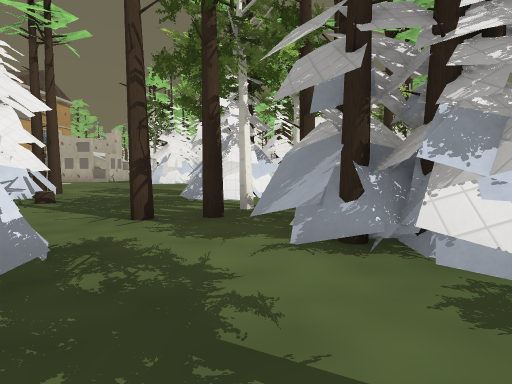
[1] (above)

16 first-person views from a walk through a Godot game level. The camera is 1.2 m above the floor, tilts 4° down and sees 80° across. The floor is counted in squares, 2 m on a side. Each view is taken from the middle of a square. On the plan, view 1 faces up. The plan holds only what a view shows up to about 9 squares ahead; the rest is blank. The place goes on beyond the plan. Some surface patterns are stand-ins.

[2]
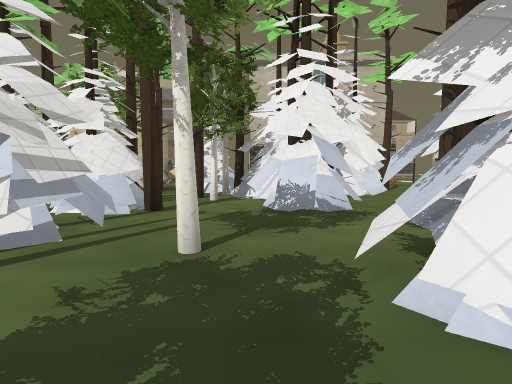

[3]
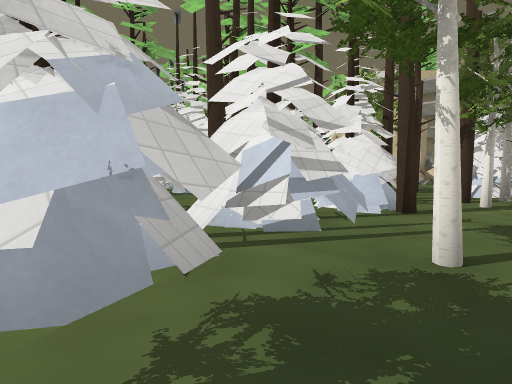

[4]
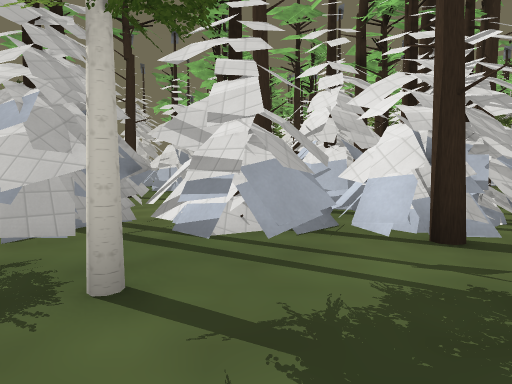

[5]
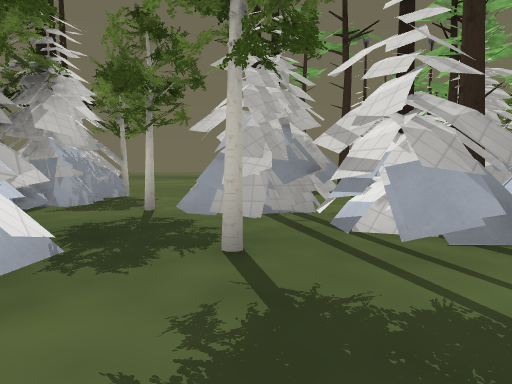

[6]
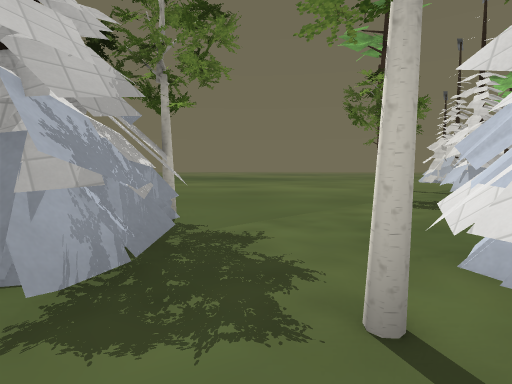

[7]
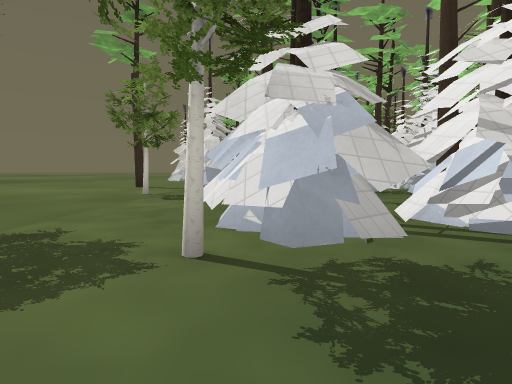

[8]
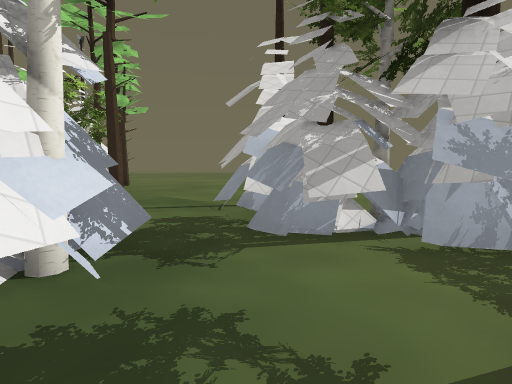

[9]
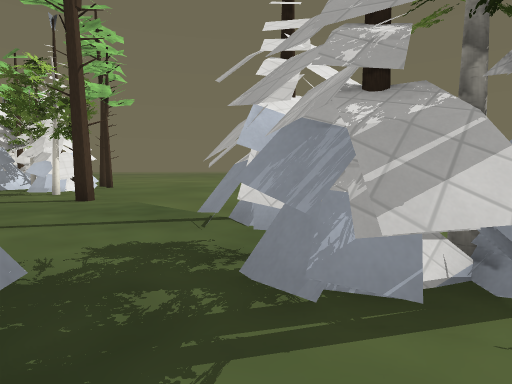

[10]
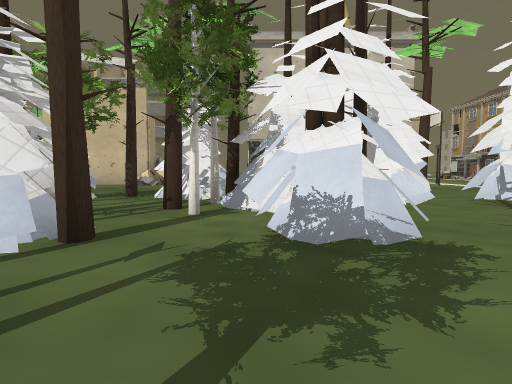

[11]
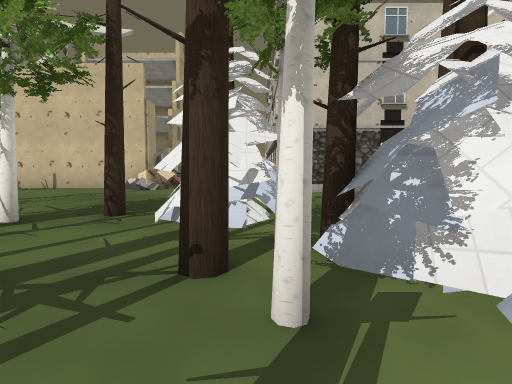

[12]
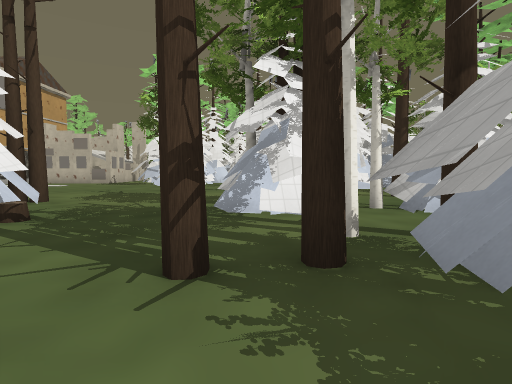

[13]
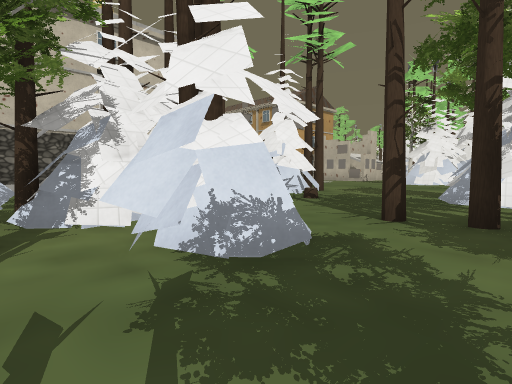

[14]
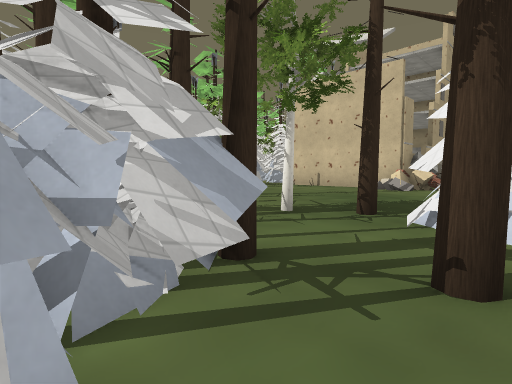

[15]
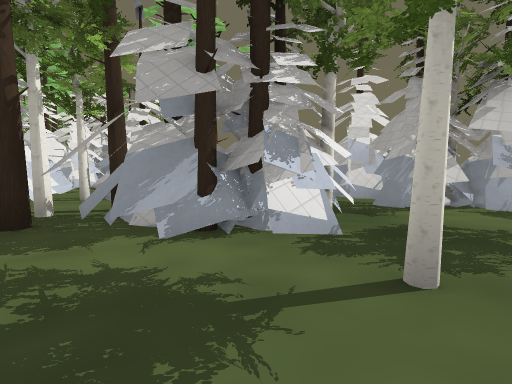

[16]
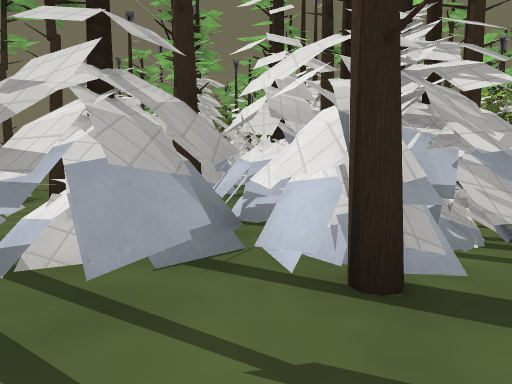

### Floor plan
Key: @ floor where view 1 was taken; # wall or solid block; x gap in a wall; . floor; T pine tree; H thing the floor can be seen under or through.
Columns run from 11 left of view 1 to 8 right of it. Each row starts with its distance up from view 1.
 12                .#T
 11      ...       .#
 10      .....  #. ...
  9      .....  #T ....
  8       T... T.. .T...
  7    .. #...#### .....
  6    ..##...##.#T.....
  5      T.....xT .....
  4       #...T## ..##
  3 #     #T #.#TT#.##
  2 #    T####..T#.###
  1 #  ..# T##.....###
  0    ..##T#..@....###
 -1      #..#T#HHH#...#
 -2 .....T..T##HHH#.....
 -3 ........ ##T........
 -4  ..... TT #.........
 -5 .....   TT.. .T.....
 -6 ....     #.. ....#..
 -7          ###T## ....
 -8                 ..
 -9                 #
-10                 #

Where each view was taken, in squares from view 1:
view 1: 0 up, 0 right, facing up
view 2: 1 up, 3 right, facing left
view 3: 1 up, 3 right, facing down-left
view 4: 2 up, 0 right, facing down
view 5: 2 up, 1 left, facing down-right
view 6: 1 up, 3 right, facing down-right
view 7: 2 up, 3 right, facing down
view 8: 0 up, 2 right, facing up-right
view 9: 1 up, 3 right, facing up-right
view 10: 1 up, 1 right, facing left
view 11: 0 up, 2 left, facing left
view 12: 2 up, 1 left, facing up
view 13: 0 up, 0 right, facing up-left
view 14: 0 up, 2 left, facing down-left
view 15: 0 up, 1 left, facing up-right
view 16: 1 up, 1 left, facing down
